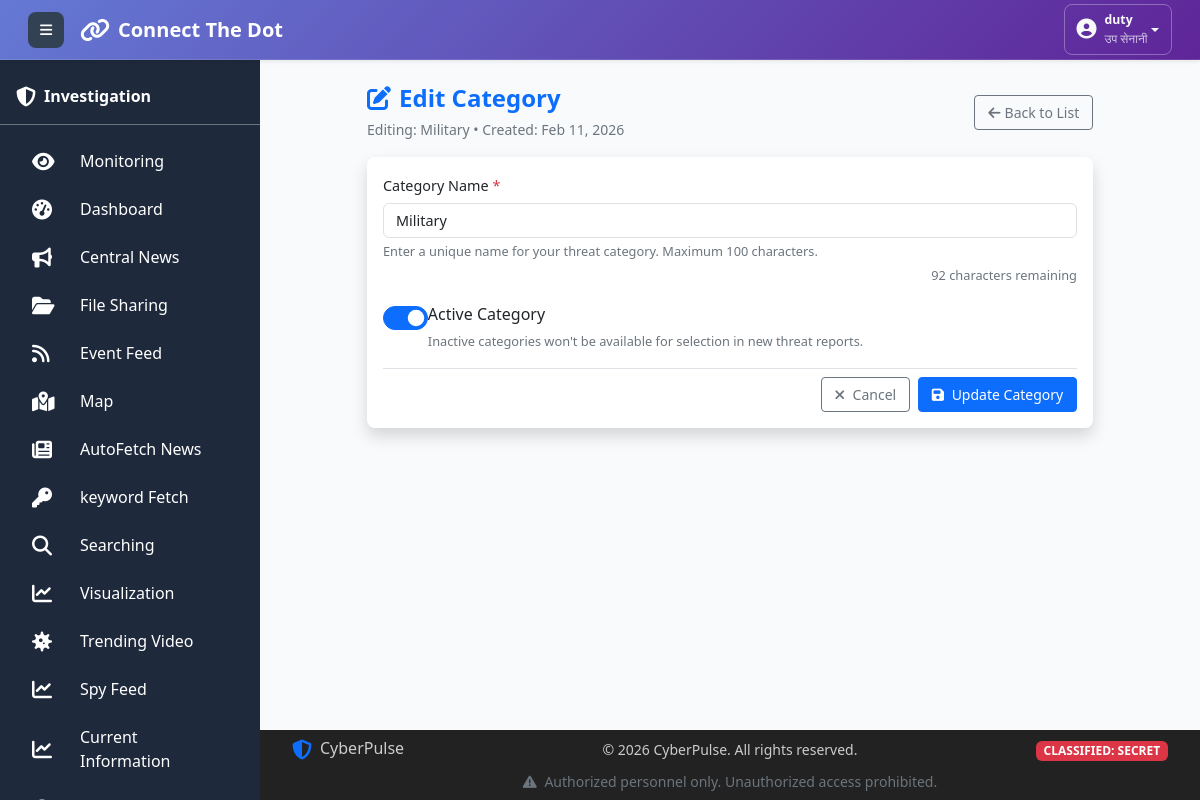
Page /categories-edit-1/ (signed in) on the committed database.
### collect/models.py (models this page shows, shortened)
class User(AbstractUser):
    ROLE_CHOICES = [
        ('User', 'User'),
        ('CyberUser', 'CyberUser'),
        ('Admin', 'Admin'),
        ('SuperAdmin', 'SuperAdmin'),
    ]
    name = models.CharField(max_length=15, blank=True, null=True)
    email = models.EmailField(unique=True)
    phone = models.CharField(max_length=15, blank=True, null=True)
    unit = models.CharField(max_length=100, blank=True, null=True)
    role = models.CharField(
        max_length=20,
        choices=ROLE_CHOICES,
        default='User',
        help_text="User's functional role in the system"
    )
    rank = models.CharField(max_length=50, blank=True, null=True)
    social_media = models.BooleanField(
        default=False,
        help_text="Access to social media features"
    )
    created_at = models.DateTimeField(
        auto_now_add=True,
        help_text="Date when user was created"
    )
    updated_at = models.DateTimeField(
        auto_now=True,
        help_text="Date when user was last updated"
    )
    is_void = models.BooleanField(
        default=False,
    )

class ThreatCategory(models.Model):
    name = models.CharField(
        max_length=100,
        help_text="Name of the threat category"
    )
    created_by = models.ForeignKey(
        User,
        on_delete=models.SET_NULL,
        null=True,
        blank=True,
        related_name='created_categories',
        help_text="User who created this category"
    )
    is_active = models.BooleanField(
        default=True,
        help_text="Whether this category is active and visible"
    )
    created_at = models.DateTimeField(auto_now_add=True)
    updated_at = models.DateTimeField(auto_now=True)
    class Meta:
        unique_together = ['name', 'created_by']
        verbose_name = "Threat Category"
        verbose_name_plural = "Threat Categories"
        ordering = ['name']

### collect/views.py (the view, shortened to what this page needs)
# urls.py: path('categories-edit-<int:category_id>/', views.category_edit, name='category_edit'),
@login_required
def category_edit(request, category_id):
    if not check_access(request):
        return redirect('logout')  # Create this view
    """
    Edit an existing category
    """
    category = get_object_or_404(ThreatCategory, id=category_id, created_by=request.user)
    return render(request, 'category_edit.html', {'category': category})

### utils/permission.py (called while the page is built)
def check_access(request, url_name=None):
    if url_name:
        try:
            url_path = reverse(url_name)
        except:
            return False
    else:
        url_path = request.path
    for url_pattern, allowed_roles in URL_ACCESS_MAP.items():
        if url_path.startswith(url_pattern):
            if allowed_roles == []:
                return True
            user_role = request.session.get('user_role')
            if not user_role:
                return False  # No role = no access to protected pages
            return user_role in allowed_roles
    return True

### templates/category_edit.html (shortened to what this page needs)
{% extends 'base.html' %}
{% block content %}
<div class="container py-3">
    <div class="row justify-content-center">
        <div class="col-12 col-lg-10">
            <div class="d-flex justify-content-between align-items-center mb-3">
                <div>
                    <h4 class="fw-bold text-primary mb-1">
                        <i class="fas fa-edit me-2"></i>Edit Category
                    </h4>
                    <small class="text-muted">
                        Editing: {{ category.name }} • Created: {{ category.created_at|date:"M d, Y" }}
                    </small>
                </div>
                <div>
                    <a href="{% url 'category_list' %}" class="btn btn-outline-secondary btn-sm">
                        <i class="fas fa-arrow-left me-1"></i>Back to List
                    </a>
                </div>
            </div>
            <div class="card shadow border-0">
                <div class="card-body p-3">
                    <form method="POST" id="editCategoryForm" novalidate>
                        <div class="mb-3">
                            <label class="form-label fw-medium">Category Name <span class="text-danger">*</span></label>
                            <input type="text"
                                   class="form-control"
                                   id="name"
                                   name="name"
                                   value="{{ category.name }}"
                                   placeholder="Enter category name"
                                   required
                                   maxlength="100">
                            <small class="form-text text-muted">
                                Enter a unique name for your threat category. Maximum 100 characters.
                            </small>
                            <small id="charCounter" class="form-text text-end d-block mt-1">100 characters remaining</small>
                        </div>
                        <div class="mb-3">
                            <div class="form-check form-switch">
                                <input class="form-check-input"
                                       type="checkbox"
                                       id="is_active"
                                       name="is_active"
                                       {% if category.is_active %}checked{% endif %}
                                       role="switch">
                                <label class="form-check-label fw-medium" for="is_active">
                                    Active Category
                                </label>
                            </div>
                            <small class="form-text text-muted">
                                {% if category.threat_alerts.count > 0 %}
                                <span class="text-warning">
                                    <i class="fas fa-exclamation-triangle me-1"></i>
                                    This category has {{ category.threat_alerts.count }} alert(s).
                                    Deactivating will hide it from new reports but keep existing alerts.
                                </span>
                                {% else %}
                                Inactive categories won't be available for selection in new threat reports.
                                {% endif %}
                            </small>
                        </div>
                        <div class="d-flex justify-content-end gap-2 mt-3 pt-2 border-top">
                            <a href="{% url 'category_list' %}" class="btn btn-outline-secondary btn-sm">
                                <i class="fas fa-times me-1"></i> Cancel
                            </a>
                            <button type="submit" class="btn btn-primary btn-sm">
                                <i class="fas fa-save me-1"></i> Update Category
                            </button>
                        </div>
                    </form>
                </div>
            </div>
        </div>
    </div>
</div>
{% endblock %}

### templates/base.html (shortened to what this page needs)
<!DOCTYPE html>
<html lang="en">
<head>
  <link href="../static/css/bootstrap.min.css" rel="stylesheet">
  <link href="../static/css/all.min.css" rel="stylesheet">
</head>
<body>
<nav class="main-navbar navbar navbar-expand navbar-dark bg-gradient-primary px-3 py-2 shadow-sm">
  <div class="container-fluid">
    <div class="d-flex align-items-center">
      <button class="sidebar-toggle btn btn-light btn-sm me-3" id="sidebarToggle">
        <i class="fas fa-bars"></i>
      </button>
      <a class="navbar-brand d-flex align-items-center fw-bold text-white text-decoration-none" href="{% url 'dashboard' %}">
        <i class="fas fa-link me-2 fs-4"></i>
        <span class="fs-5">Connect The Dot</span>
      </a>
    </div>
    <div class="navbar-nav ms-auto">
      <div class="nav-item dropdown">
        <button class="btn btn-outline-light btn-sm dropdown-toggle d-flex align-items-center"
                type="button"
                id="userDropdown"
                data-bs-toggle="dropdown"
                aria-expanded="false">
          <div class="d-flex align-items-center">
            <div class="me-2">
              <i class="fas fa-user-circle fs-5"></i>
            </div>
            <div class="d-none d-md-block text-start">
              <div class="fw-semibold small">{{ request.session.user_username }}</div>
              <div class="x-small opacity-75">{{ request.session.user_rank }}</div>
            </div>
          </div>
        </button>
      </div>
    </div>
  </div>
</nav>
  <aside class="main-sidebar" id="mainSidebar">
    <div class="p-3 pt-4 border-bottom border-secondary">
      <div class="d-flex align-items-center">
        <i class="fas fa-shield-alt fa-lg"></i>
        <span class="sidebar-text ms-2 fw-bold">Investigation</span>
      </div>
    </div>
    {% include 'sidebar_menu.html' %}
  </aside>
  <main class="main-content">
    {% block content %}{% endblock %}
  </main>
  <footer class="fixed-footer">
    <div class="container h-100 d-flex flex-column justify-content-center">
      <div class="row align-items-center">
        <div class="col-md-4 mb-2 mb-md-0">
          <div class="d-flex align-items-center">
            <i class="fas fa-shield-alt fa-lg me-2 text-primary"></i>
            <span class="h6 mb-0">CyberPulse</span>
          </div>
        </div>
        <div class="col-md-4 text-center mb-2 mb-md-0">
          <small>&copy; <span id="current-year"></span> CyberPulse. All rights reserved.</small>
        </div>
        <div class="col-md-4 text-md-end">
          <span class="badge bg-danger small">CLASSIFIED: SECRET</span>
        </div>
      </div>
      <div class="row mt-2">
        <div class="col-12 text-center">
          <small class="text-muted">
            <i class="fas fa-exclamation-triangle me-1"></i>
            Authorized personnel only. Unauthorized access prohibited.
          </small>
        </div>
      </div>
    </div>
  </footer>
</body>
</html>

### templates/base.html (style rules this page uses)
:root { --sidebar-width: 260px; --footer-height: 120px; }
body { margin: 0; background-color: #f8fafc; overflow-x: hidden; }
.main-navbar { position: fixed; top: 0; left: 0; right: 0; z-index: 1050; background: linear-gradient(135deg, #6479d4 0%, #5f2598 100%) !important; box-shadow: 0 4px 12px rgba(102, 126, 234, 0.3); height: 60px; }
.main-sidebar { position: fixed; top: 60px; left: 0; width: var(--sidebar-width); height: calc(100vh - 60px); background: #1e293b; color: white; z-index: 1000; overflow-y: auto; transition: transform 0.3s ease; }
.main-content { margin-left: var(--sidebar-width); margin-top: 48px; padding: 20px; padding-bottom: calc(var(--footer-height) + 20px); transition: margin-left 0.3s; max-height: calc(100vh - 60px); overflow-y: auto; }
.fixed-footer { position: fixed; bottom: 0; left: var(--sidebar-width); right: 0; height: 70px; background: #222; color: #ccc; z-index: 1040; padding: 0 20px; transition: left 0.3s; }
.sidebar-toggle { background: #334155; border: none; color: white; width: 40px; height: 40px; border-radius: 6px; display: flex; align-items: center; justify-content: center; margin-right: 15px; }
.sidebar-text { transition: opacity 0.2s; }
.card { border-radius: 12px; box-shadow: 0 2px 8px rgba(0,0,0,0.08); border: none; }
.main-navbar { background: linear-gradient(135deg, #1e3c72 0%, #2a5298 100%); min-height: 60px; border-bottom: 1px solid rgba(255, 255, 255, 0.1); }
.sidebar-toggle { width: 36px; height: 36px; border-radius: 8px; display: flex; align-items: center; justify-content: center; transition: all 0.3s ease; }
#userDropdown { border-radius: 8px; padding: 6px 12px; border: 1px solid rgba(255, 255, 255, 0.3); transition: all 0.3s ease; }
.x-small { font-size: 0.75rem; }

### templates/category_edit.html (style rules this page uses)
.container { max-width: 1600px; }
.card { border-radius: 8px; }
.form-control, .form-select { border-radius: 6px; font-size: 0.9rem; }
.btn-sm { padding: 0.4rem 0.8rem; font-size: 0.875rem; }
.border-top { border-color: #dee2e6 !important; }
.form-switch .form-check-input { width: 2.8em; height: 1.5em; cursor: pointer; }
.form-switch .form-check-input:checked { background-color: #0d6efd; border-color: #0d6efd; }
.form-label { font-size: 0.9rem; margin-bottom: 0.4rem; }
.form-text { font-size: 0.8rem; }
.text-muted { color: #6c757d !important; }

### rows in the picture
User: session.user_username "duty", session.user_rank "उप सेनानी"
ThreatCategory: name "Military", created_at "Feb 11, 2026", is_active "☑"
